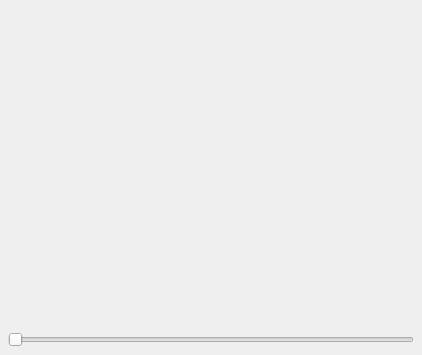
<?xml version="1.0" encoding="UTF-8"?>
<ui version="4.0">
 <class>CCtrlDisplayDialog</class>
 <widget class="QDialog" name="CCtrlDisplayDialog">
  <property name="geometry">
   <rect>
    <x>0</x>
    <y>0</y>
    <width>422</width>
    <height>355</height>
   </rect>
  </property>
  <property name="windowTitle">
   <string>Dialog</string>
  </property>
  <layout class="QGridLayout" name="gridLayout">
   <property name="leftMargin">
    <number>8</number>
   </property>
   <property name="topMargin">
    <number>8</number>
   </property>
   <property name="rightMargin">
    <number>8</number>
   </property>
   <property name="bottomMargin">
    <number>8</number>
   </property>
   <property name="spacing">
    <number>4</number>
   </property>
   <item row="0" column="0">
    <widget class="QWidget" name="content" native="true"/>
   </item>
   <item row="1" column="0">
    <widget class="QSlider" name="sld_Value">
     <property name="orientation">
      <enum>Qt::Horizontal</enum>
     </property>
    </widget>
   </item>
  </layout>
 </widget>
 <resources/>
 <connections/>
</ui>
